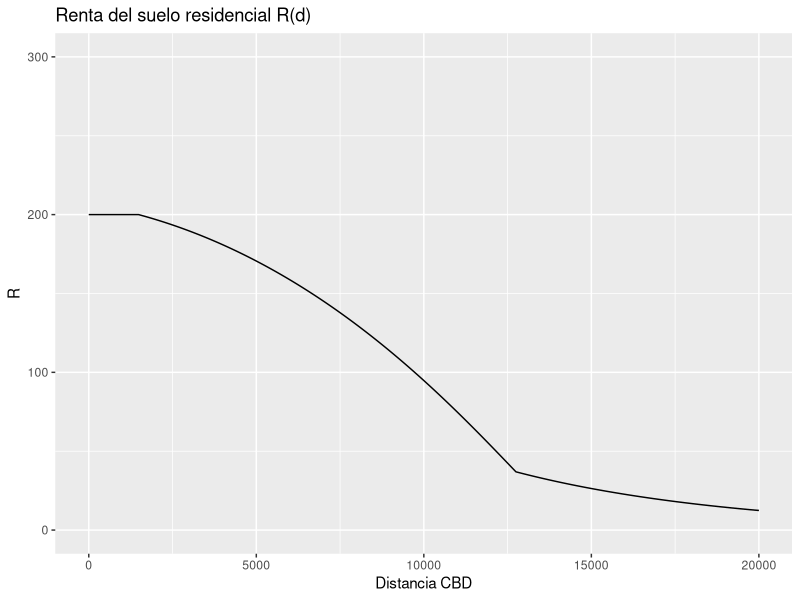
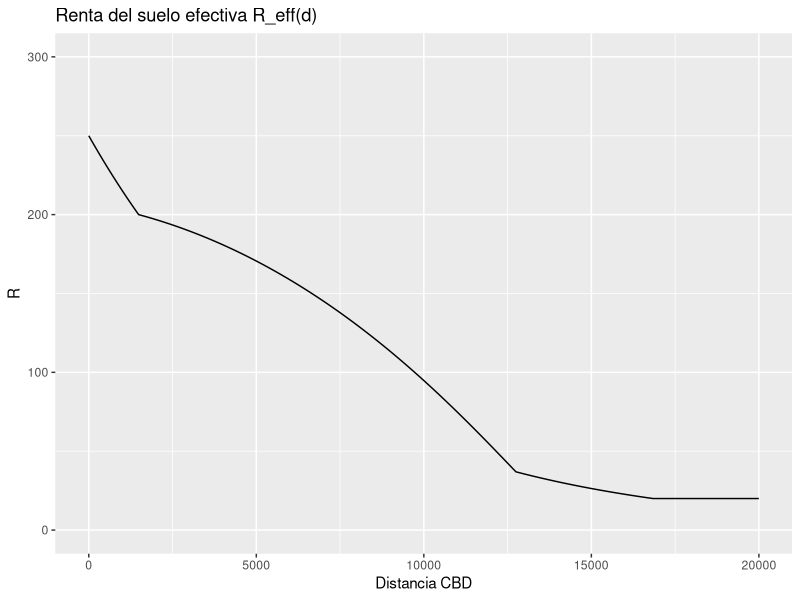
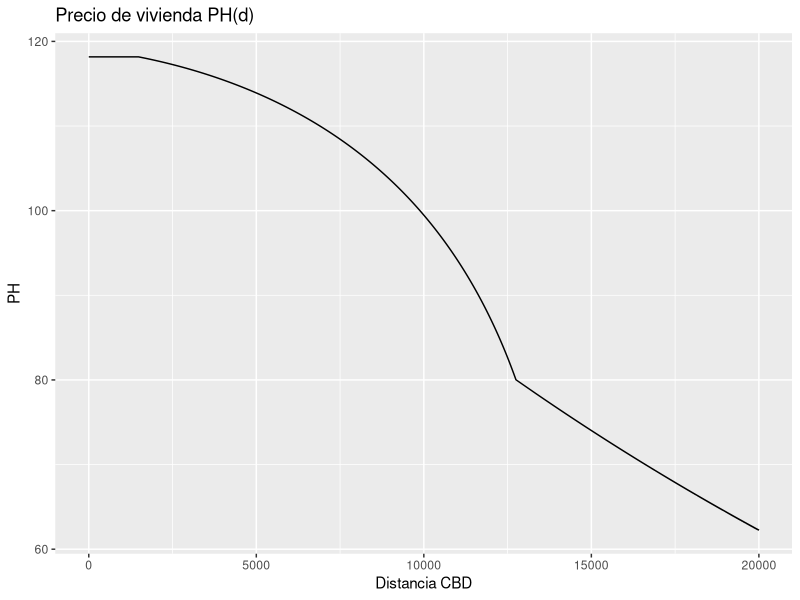
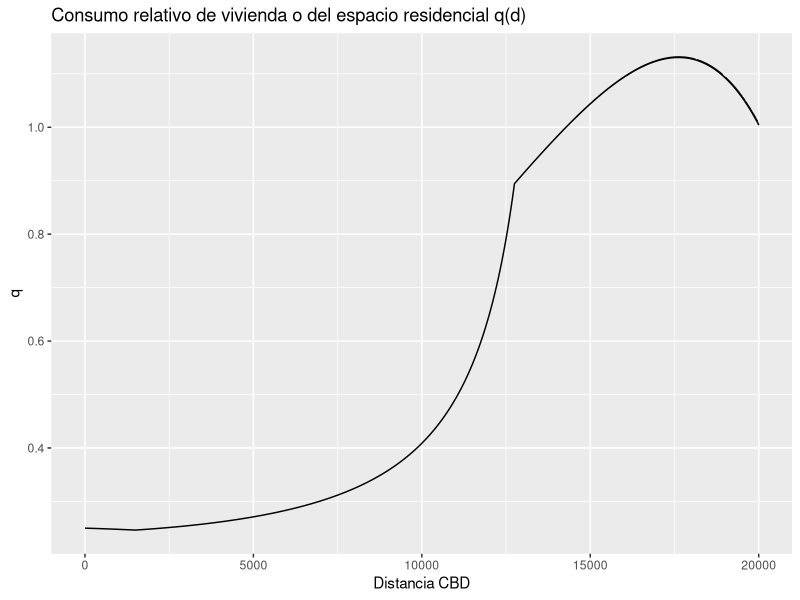
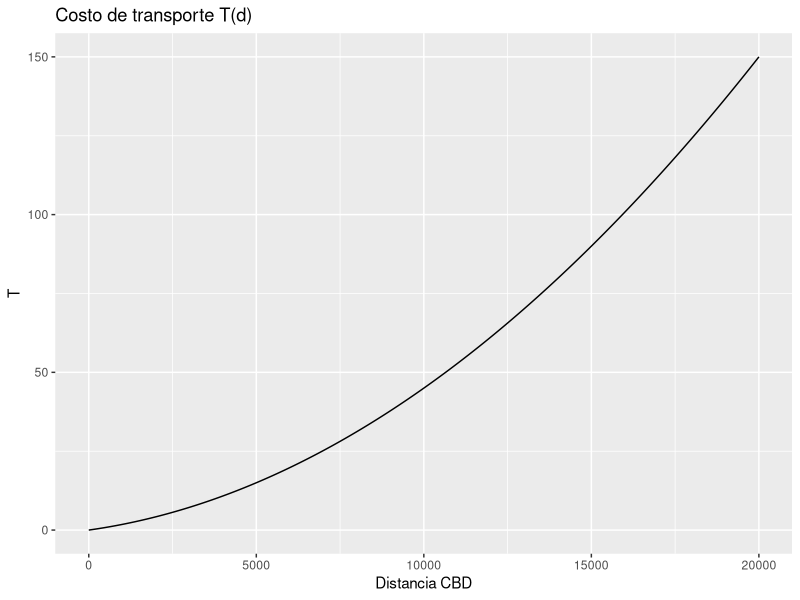
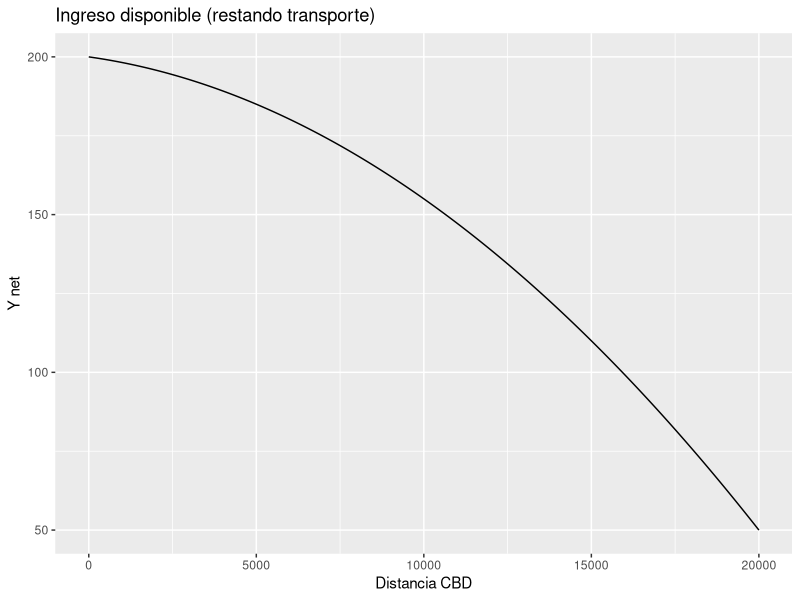
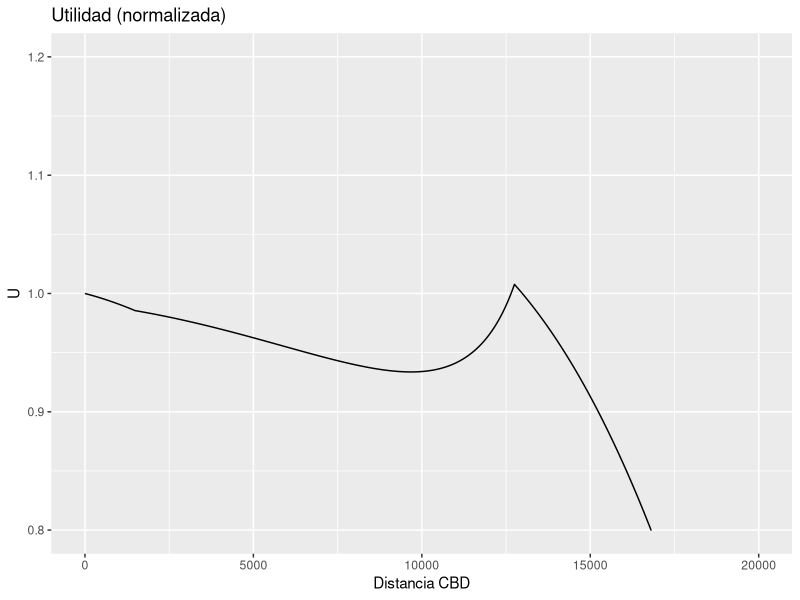
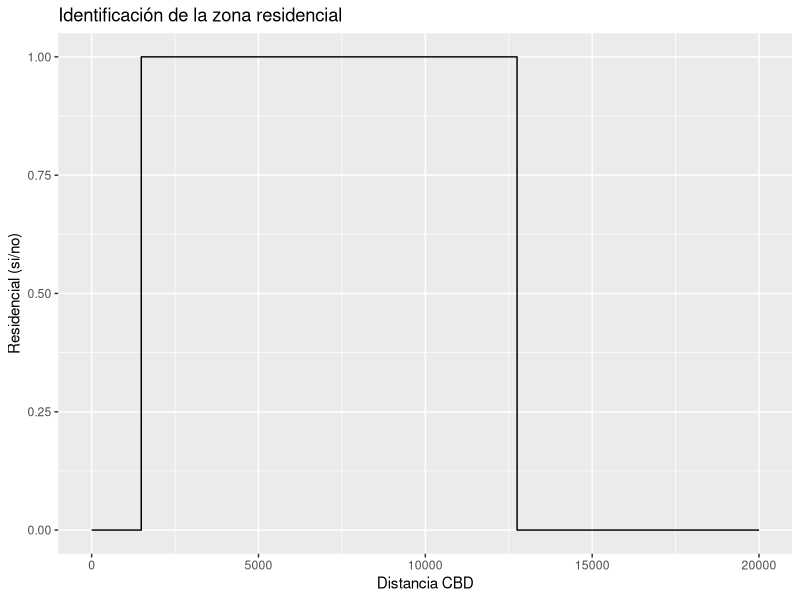

Here is the R script that generated these plots, in order:
## ---- chunk 1
library(deSolve)
library(ggplot2)
## ---- chunk 2

parameters <- c(
  tau   = 0.0015,     # costo de transporte por metro
  gamma = 3e-7,       # intensidad de congestión
  Y     = 200,        # ingreso
  alpha = 0.75,       # preferencia por consumo no-vivienda
  C     = 50,         # costo de construcción
  beta  = 1.3,        # convexidad altura
  
  # Desplazamiento del centro: sector comercial
  A     = 250,        # nivel renta comercial
  delta = 0.00015,     # decaimiento espacial
  
  # Sector agricola - precio minimo
  B = 20              # precio del terreno de cultivo
)

# Condición de renta de suelo en CBD (d = 0)
initial_state_values <- c(
  R = 200
)

## ---- chunk 3
distance_max <- 20000
distanceCBD <- seq(0, distance_max, by = 1)
## ---- chunk 4
alonso_model <- function(d, state, parameters) {
  
  R <- state["R"]
  
  tau   <- parameters["tau"]
  Y     <- parameters["Y"]
  C     <- parameters["C"]
  alpha <- parameters["alpha"]
  beta  <- parameters["beta"]
  A     <- parameters["A"]
  gamma <- parameters["gamma"]
  delta <- parameters["delta"]
  B <- parameters["B"]
  
  # Precio de transporte acumulado
  T <- tau * d + gamma * d^2
  
  # Altura de edificios residenciales (se calcula desde R)
  h <- (R / ((beta - 1) * C))^(1 / beta)
  
  # Precio de vivienda
  p <- C * beta * h^(beta - 1)
  
  # Presupuesto disponible (Ingreso - Transporte)
  Y_disp <- max(Y - T, 1e-6)
  
  # Consumo en vivienda y transporte
  q <- (1 - alpha) * Y_disp / p
  
  # Evitar valores negativos o extremos de consumo
  q <- max(q, 1e-6)
  
  # Costo marginal transporte
  # Derivada del costo de transporte (Costo convexo - congestión)
  dT_dd <- tau + 2 * gamma * d
  
  # Gradiente de renta (teórico) con costo de transporte
  #dR <- - (dT_dd * R) / ((1 - alpha) * Y)
  
  # Gradiente de renta (ecuacion diferencial EDO)
  dR_res <- - dT_dd / q
  
  # Renta en sectores comercial y agricolo
  R_com <- A * exp(-delta * d)
  R_agr <- B
  
  # Regla de uso de suelo para caclulo de dR
  if (R <= R_com) {
    # Zona comercial - no existe respuesta a la ecuación (se mantienen el mismo valor)
    dR <- 0
  } else {
    # Zona residencial - existe respuesta a la ecuacion
    dR <- dR_res
  }

  return(list(c(dR)))
}

# Resolver EDO
output <- as.data.frame(ode(
  y = initial_state_values,
  times = distanceCBD,
  func = alonso_model,
  parms = parameters,
  method = "rk4"
))

## ---- chunk 5
summary(output)
## ---- chunk 6
# Renombrar variable de distancia
names(output)[1] <- "d"

# Ingreso (constante)
output$Y <- parameters["Y"]

# Transporte (T)
output$T <- parameters["tau"] * output$d + 
            parameters["gamma"] * output$d^2

# Ingreso disponible (Y - T)
output$Y_net <- parameters["Y"] - output$T

# Consumo de vivienda (q) - espacio habitable consumido por el agente económico
# Puede ser proporcional a tamaño de vivinda en m2 o algun otro parámetro que mide 
# la cantidad de servicio residencial consumido por un usuario
output$q <- (1 - parameters["alpha"]) * output$Y_net / output$R

# Consumo en otros bienes
output$C_other <- parameters["alpha"] * output$Y_net

# Altura de edificios residenciales
output$h_res <- (output$R / ((parameters["beta"] - 1) * parameters["C"]))^(1 / parameters["beta"])

# Precio de vivienda
output$PH <- parameters["C"] * parameters["beta"] * output$h_res^(parameters["beta"] - 1)

# Densidad de habitantes
output$n_res <- output$h_res / output$q

#Utilidad (según Cobb-Douglas)
alpha <- parameters["alpha"]
output$U_calc <- (output$C_other^alpha) * (output$q^(1 - alpha))

# Normalizar utilidad (para explorar la estabilidad del modelo)
# Nota: la utilidad normalizada debe ser cercana a 1 en todos d
output$U_norm <- output$U_calc / output$U_calc[1]

# Efecto de renta comercial
output$R_comm <- parameters["A"] * exp(-parameters["delta"] * output$d)

# uso de suelo: 1 = residencial, 0 = comercial
output$residential <- ifelse(output$R >= output$R_comm & output$R > parameters["B"], 1, 0)

# renta efectiva
output$R_eff <- pmax(output$R, output$R_comm, parameters["B"])

# densidad final
output$n <- ifelse(output$residential == 1, output$n_res, 0)

# altura final
output$h <- ifelse(output$residential == 1, output$h_res, 0)

# Tabla final
knitr::kable(output[seq(1,distance_max,1000),])

## ---- chunk 7
# Renta del suelo
g1 <- ggplot(output, aes(x = d, y = R)) +
  geom_line() + ylim(0, 300) + 
  labs(title = "Renta del suelo residencial R(d)", x = "Distancia CBD", y = "R")

g1e <- ggplot(output, aes(x = d, y = R_eff)) +
  geom_line() + ylim(0, 300) +
  labs(title = "Renta del suelo efectiva R_eff(d)", x = "Distancia CBD", y = "R")

# Precio de vivienda
g2 <- ggplot(output, aes(x = d, y = PH)) +
  geom_line() +
  labs(title = "Precio de vivienda PH(d)", x = "Distancia CBD", y = "PH")

# Consumo de vivienda
g2e <- ggplot(output, aes(x = d, y = q)) +
  geom_line() +
  labs(title = "Consumo relativo de vivienda o del espacio residencial q(d)", x = "Distancia CBD", y = "q")

# Transporte
g3 <- ggplot(output, aes(x = d, y = T)) +
  geom_line() +
  labs(title = "Costo de transporte T(d)", x = "Distancia CBD", y = "T")

# Ingreso disponible (Y net)
g4 <- ggplot(output, aes(x = d, y = Y_net)) +
  geom_line() +
  labs(title = "Ingreso disponible (restando transporte)", x = "Distancia CBD", y = "Y net")

# Utilidad normalizada
g5 <- ggplot(output, aes(x = d, y = U_norm)) +
  geom_line() + ylim(0.8, 1.2) + 
  labs(title = "Utilidad (normalizada)", x = "Distancia CBD", y = "U")

# Identificación de la zona residencial
g6 <- ggplot(output, aes(x = d, y = residential)) + 
  geom_line() + 
  labs(title = "Identificación de la zona residencial", x = "Distancia CBD", y = "Residencial (si/no)")

# Altura de efdificios residenciales
g7 <- ggplot(output, aes(x = d, y = h)) + 
  geom_line() + 
  labs(title = "Altura de edificios residenciales", x = "Distancia CBD", y = "h")

# Densidad de población esperada
g8 <- ggplot(output, aes(x = d, y = n)) + 
  geom_line() + 
  labs(title = "Densidad poblacional (con desplazamiento del centro)", x = "Distancia CBD", y = "Densidad")

# Consumo en otros bienes
g9 <- ggplot(output, aes(x = d, y = C_other)) + 
  geom_line() + 
  labs(title = "Consumo en otos bienes", x = "Distancia CBD", y = "Consumo")

# Mostrar gráficos
print(g1)
print(g1e)
print(g2)
print(g2e)
print(g3)
print(g4)
print(g5)
print(g6)
print(g7)
print(g8)
print(g9)
